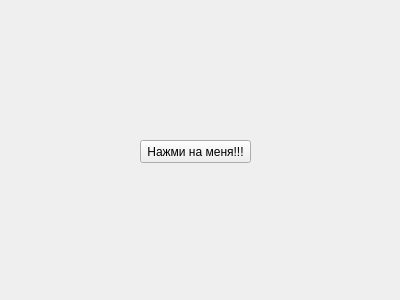
<?xml version="1.0" encoding="UTF-8"?>
<ui version="4.0">
 <class>Form</class>
 <widget class="QWidget" name="Form">
  <property name="geometry">
   <rect>
    <x>0</x>
    <y>0</y>
    <width>400</width>
    <height>300</height>
   </rect>
  </property>
  <property name="windowTitle">
   <string>Круги на полях</string>
  </property>
  <widget class="QPushButton" name="pushButton">
   <property name="geometry">
    <rect>
     <x>140</x>
     <y>140</y>
     <width>111</width>
     <height>23</height>
    </rect>
   </property>
   <property name="text">
    <string>Нажми на меня!!!</string>
   </property>
  </widget>
 </widget>
 <resources/>
 <connections/>
</ui>
